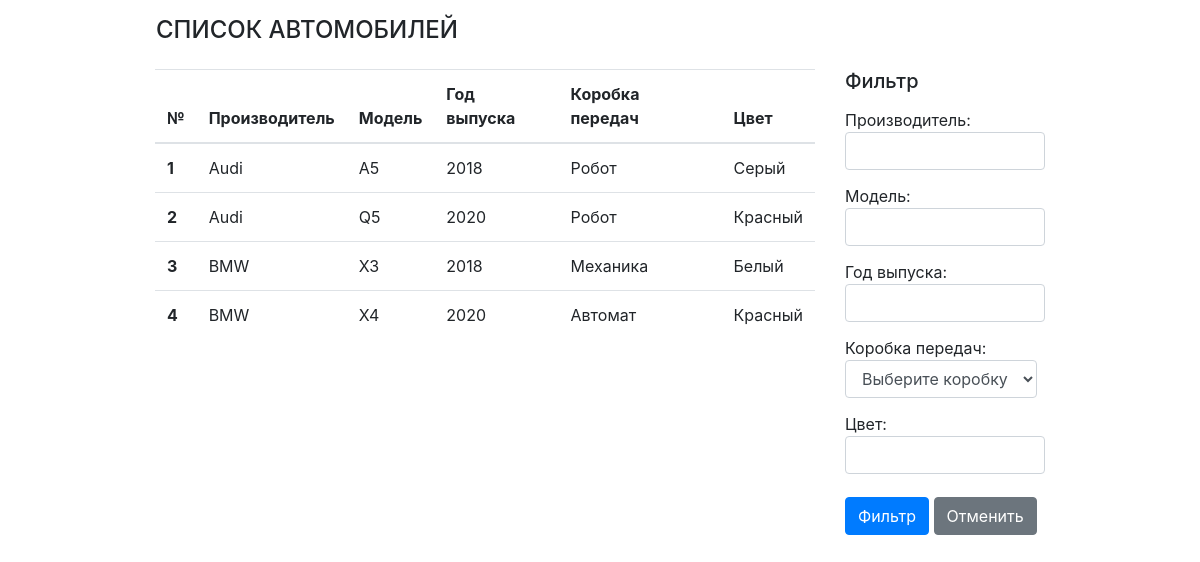
The page / on the database its author committed.
### auto/models.py (models this page shows, shortened)
class Car(models.Model):
    TRANS = [
        (1, 'Механика'),
        (2, 'Автомат'),
        (3, 'Робот'),
    ]
    manufacturer = models.CharField(max_length=255,verbose_name=_("Производитель"))
    model = models.CharField(max_length=255,verbose_name=_("Модель"))
    year = models.IntegerField(verbose_name=_("Год выпуска"), null=True, blank=True)
    transmission = models.SmallIntegerField(choices=TRANS, default=1, null=True, blank=True)
    color = models.CharField(max_length=255,verbose_name=_("Цвет"), null=True, blank=True)
    class Meta:
            verbose_name = 'Автомобиль'
            verbose_name_plural = 'Автомобили'
            ordering = ['manufacturer', 'model']

### auto/views.py (the view)
# urls.py: path('', CarView.as_view(), name='index'),
class CarView(ListView):
    model = Car
    context_object_name = "cars"
    template_name = "car_list.html"
    def get_queryset(self):
        query = Q()
        if 'manufacturer' in self.request.GET:
            query.add(Q(manufacturer__contains=self.request.GET['manufacturer']), Q.AND)
        if 'model' in self.request.GET:
            query.add(Q(model__contains=self.request.GET['model']), Q.AND)
        if 'year' in self.request.GET:
            if self.request.GET['year']:
                query.add(Q(year=self.request.GET['year']), Q.AND)
        if 'transmission' in self.request.GET:
            query.add(Q(transmission=self.request.GET['transmission']), Q.AND)
        if 'color' in self.request.GET:
            query.add(Q(color__contains=self.request.GET['color']), Q.AND)
        queryset = Car.objects.filter(query)
        return queryset
    def get_context_data(self, **kwargs):
        context = super().get_context_data(**kwargs)
        context['transmissions'] = Car.TRANS
        print(context['transmissions'])
        return context

### auto/templates/car_list.html (shortened to what this page needs)
<!DOCTYPE html>
<html lang="en">
<head>
    <link rel="stylesheet" href="https://stackpath.bootstrapcdn.com/bootstrap/4.5.2/css/bootstrap.min.css"
>
</head>
<body>
    <div class="container">
        <div class="row">
            <div class="col">
            </div>
            <div class="col-10">
                <h4 class="mt-3 ml-3 text-uppercase">Список автомобилей</h4>
                <div class="container">
                    <div class="row">
                        <div class="col">
                            <table class="table table-hover mt-3">
                                <thead>
                                    <tr>
                                        <th scope="col">№</th>
                                        <th scope="col">Производитель</th>
                                        <th scope="col">Модель</th>
                                        <th scope="col">Год выпуска</th>
                                        <th scope="col">Коробка передач</th>
                                        <th scope="col">Цвет</th>
                                    </tr>
                                </thead>
                                {% for car in cars %}
                                <tr>
                                    <th>{{forloop.counter}}</th>
                                    <td>{{car.manufacturer}}</td>
                                    <td>{{car.model}}</td>
                                    <td>{{car.year}}</td>
                                    <td>{{car.get_transmission_display}}</td>
                                    <td>{{car.color}}</td>
                                </tr>
                                {% endfor %}
                            </table>
                        </div>
                        <div class="col-3">
                            <h5 class="mt-3">Фильтр</h5>
                            <form action="/">
                                <label class="col-form-label">Производитель:
                                    <input name="manufacturer" class="form-control"></label>
                                <label class="col-form-label">Модель:
                                    <input name="model" class="form-control"></label>
                                <label class="col-form-label">Год выпуска:
                                    <input type="number" name="year" class="form-control" size="5"></label>
                                <label class="col-form-label">Коробка передач:
                                    <select class="form-control" name="transmission">
                                        <option selected disabled>Выберите коробку</option>
                                    </select>
                                </label>
                                <label class="col-form-label">Цвет: <input name="color" class="form-control"></label>
                                <input type="submit" value="Фильтр" class="btn btn-primary mt-3">
                                <a href="/" class="btn btn-secondary mt-3">Отменить</a>
                            </form>
                        </div>
                    </div>
                </div>
            </div>
            <div class="col"> </div>
        </div>
    </div>
</body>
</html>

### rows shown on the page
Car: manufacturer "Audi", model "A5", year "2018", transmission "Робот", color "Серый"
Car: manufacturer "Audi", model "Q5", year "2020", transmission "Робот", color "Красный"
Car: manufacturer "BMW", model "X3", year "2018", transmission "Механика", color "Белый"
Car: manufacturer "BMW", model "X4", year "2020", transmission "Автомат", color "Красный"
